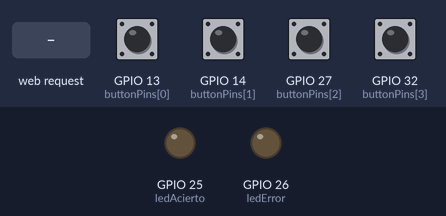
Bench run of a sketch on a simulated ESP32. Parts: output pins drawn as LEDs (lit = HIGH). Inputs (shaded band) come from the test bench; at power-on: GPIO 13 (buttonPins[0]), GPIO 14 (buttonPins[1]), GPIO 27 (buttonPins[2]), GPIO 32 (buttonPins[3]) HIGH. WiFi joins after 1.5 s; servers stay silent unless stated; what the sketch prints to the serial monitor is not drawn.

Above: at 2.7 s.
2.8 s: HTTP request GET /acierto received
At 3.2 s:
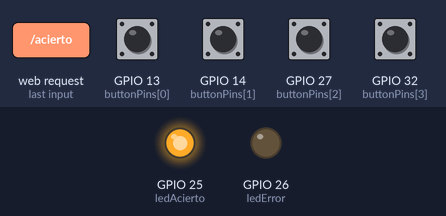
4.8 s: HTTP request GET /error received
At 5.2 s:
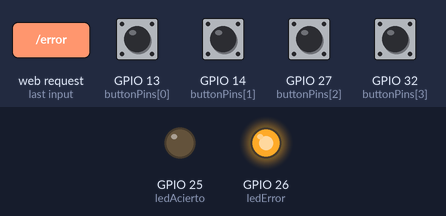
Timing chart, 0 to 7.8 s (numbered marks = the images above; inputs shaded):
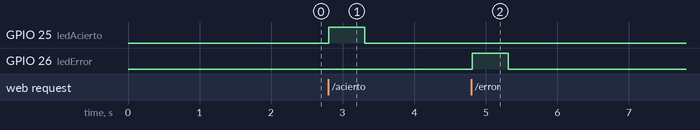

Measured:
- after the input at 2.8 s, GPIO 25 (ledAcierto): LOW → HIGH at once, → LOW 0.50 s later
- after the input at 4.8 s, GPIO 26 (ledError): LOW → HIGH at once, → LOW 0.50 s later

The sketch:

configuracion_arduino.ino
```cpp
#include <WiFi.h>
#include <WebServer.h>

// Configuracion red WiFi
const char* ssid = "TuSSID";          // <-- Cambiar por tu red
const char* password = "Clave1234";   // <-- Cambiar por tu clave

// Pines de botones físicos y frutas
const int buttonPins[] = {13, 14, 27, 32};
const char* fruits[] = {"Naranja", "Sandia", "Uva", "Aguacate"};
bool lastStates[4] = {HIGH, HIGH, HIGH, HIGH};
String lastPressed = "Ninguno";
unsigned long lastSentTime = 0;

// Pines de LEDs
const int ledAcierto = 25; // LED verde
const int ledError = 26;   // LED rojo

WebServer server(80);

// Página de prueba (opcional)
void handleRoot() {
  String html = R"rawliteral(
    <!DOCTYPE html>
    <html>
    <head>
      <meta charset="UTF-8">
      <title>Botón presionado</title>
    </head>
    <body>
      <h1>Último botón presionado:</h1>
      <h2 id="estado">Cargando...</h2>
      <script>
        setInterval(() => {
          fetch("/estado")
            .then(response => response.text())
            .then(data => {
              document.getElementById("estado").textContent = data;
            });
        }, 500);
      </script>
    </body>
    </html>
  )rawliteral";
  server.send(200, "text/html", html);
}

// Estado actual del botón
void handleEstado() {
  server.sendHeader("Access-Control-Allow-Origin", "*");
  server.send(200, "text/plain", lastPressed);
}

// Ruta para acierto
void handleAcierto() {
  digitalWrite(ledAcierto, HIGH);
  digitalWrite(ledError, LOW);
  delay(500);
  digitalWrite(ledAcierto, LOW);

  server.sendHeader("Access-Control-Allow-Origin", "*");
  server.send(200, "text/plain", "OK");
}

// Ruta para error
void handleError() {
  digitalWrite(ledError, HIGH);
  digitalWrite(ledAcierto, LOW);
  delay(500);
  digitalWrite(ledError, LOW);

  server.sendHeader("Access-Control-Allow-Origin", "*");
  server.send(200, "text/plain", "OK");
}

void setup() {
  Serial.begin(115200);

  for (int i = 0; i < 4; i++) {
    pinMode(buttonPins[i], INPUT_PULLUP);
  }

  pinMode(ledAcierto, OUTPUT);
  pinMode(ledError, OUTPUT);
  digitalWrite(ledAcierto, LOW);
  digitalWrite(ledError, LOW);

  WiFi.begin(ssid, password);
  Serial.print("Conectando a WiFi");
  while (WiFi.status() != WL_CONNECTED) {
    delay(500);
    Serial.print(".");
  }

  Serial.println("\nConectado a WiFi.");
  Serial.print("Dirección IP del ESP32: ");
  Serial.println(WiFi.localIP());

  server.on("/", handleRoot);
  server.on("/estado", handleEstado);
  server.on("/acierto", handleAcierto);
  server.on("/error", handleError);
  server.begin();

  Serial.println("Servidor web iniciado.");
}

void loop() {
  server.handleClient();

  for (int i = 0; i < 4; i++) {
    bool currentState = digitalRead(buttonPins[i]);
    if (lastStates[i] == HIGH && currentState == LOW) {
      lastPressed = fruits[i];
      Serial.println("Botón presionado: " + lastPressed);
      lastSentTime = millis();
    }
    lastStates[i] = currentState;
  }

  if (lastPressed != "Ninguno" && millis() - lastSentTime > 500) {
    lastPressed = "Ninguno";
  }

  delay(50);
}
```
